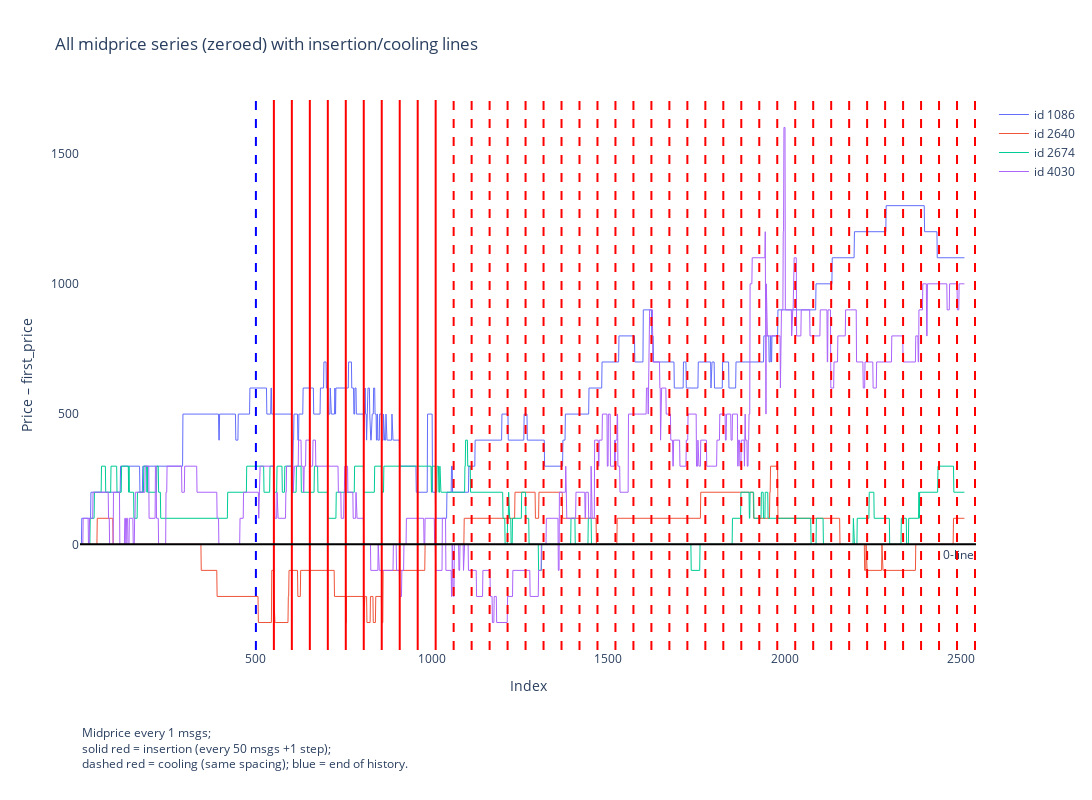

The notebook cell this image was saved under:
### Code cell
fig = plot_midprice_series_with_insertions(
    merged,
    all_series,
    x,
    hist_steps,
    gen_block,
    num_insertions,
    num_coolings,
    n_gen_msgs,
    midprice_step_size
)
fig.show()

### Figure 1 — Plotly figure (JSON) as saved in the notebook; plotly's stock layout.template omitted (floating-point values rounded to 4 significant figures; data arrays with more than 128 entries replaced by an {"elided": "..."} marker saying what was removed)
{"data": [{"hoverinfo": "skip", "line": {"width": 1}, "mode": "lines", "name": "id 1086", "opacity": 1, "type": "scatter", "x": {"elided": "2510 int values"}, "y": {"elided": "2510 int values"}}, {"hoverinfo": "skip", "line": {"width": 1}, "mode": "lines", "name": "id 2640", "opacity": 1, "type": "scatter", "x": {"elided": "2510 int values"}, "y": {"elided": "2510 int values"}}, {"hoverinfo": "skip", "line": {"width": 1}, "mode": "lines", "name": "id 2674", "opacity": 1, "type": "scatter", "x": {"elided": "2510 int values"}, "y": {"elided": "2510 int values"}}, {"hoverinfo": "skip", "line": {"width": 1}, "mode": "lines", "name": "id 4030", "opacity": 1, "type": "scatter", "x": {"elided": "2510 int values"}, "y": {"elided": "2510 int values"}}], "layout": {"annotations": [{"showarrow": false, "text": "0-line", "x": 1, "xanchor": "right", "xref": "x domain", "y": 0, "yanchor": "top", "yref": "y"}, {"align": "left", "showarrow": false, "text": "Midprice every 1 msgs;<br>solid red = insertion (every 50 msgs +1 step);<br>dashed red = cooling (same spacing); blue = end of history.", "x": 0, "xref": "paper", "y": -0.225, "yref": "paper"}], "height": 800, "hovermode": "x unified", "margin": {"b": 150}, "shapes": [{"line": {"color": "blue", "dash": "dash", "width": 2}, "type": "line", "x0": 500, "x1": 500, "xref": "x", "y0": 0, "y1": 1, "yref": "y domain"}, {"line": {"color": "red", "dash": "solid", "width": 2}, "type": "line", "x0": 551, "x1": 551, "xref": "x", "y0": 0, "y1": 1, "yref": "y domain"}, {"line": {"color": "red", "dash": "solid", "width": 2}, "type": "line", "x0": 602, "x1": 602, "xref": "x", "y0": 0, "y1": 1, "yref": "y domain"}, {"line": {"color": "red", "dash": "solid", "width": 2}, "type": "line", "x0": 653, "x1": 653, "xref": "x", "y0": 0, "y1": 1, "yref": "y domain"}, {"line": {"color": "red", "dash": "solid", "width": 2}, "type": "line", "x0": 704, "x1": 704, "xref": "x", "y0": 0, "y1": 1, "yref": "y domain"}, {"line": {"color": "red", "dash": "solid", "width": 2}, "type": "line", "x0": 755, "x1": 755, "xref": "x", "y0": 0, "y1": 1, "yref": "y domain"}, {"line": {"color": "red", "dash": "solid", "width": 2}, "type": "line", "x0": 806, "x1": 806, "xref": "x", "y0": 0, "y1": 1, "yref": "y domain"}, {"line": {"color": "red", "dash": "solid", "width": 2}, "type": "line", "x0": 857, "x1": 857, "xref": "x", "y0": 0, "y1": 1, "yref": "y domain"}, {"line": {"color": "red", "dash": "solid", "width": 2}, "type": "line", "x0": 908, "x1": 908, "xref": "x", "y0": 0, "y1": 1, "yref": "y domain"}, {"line": {"color": "red", "dash": "solid", "width": 2}, "type": "line", "x0": 959, "x1": 959, "xref": "x", "y0": 0, "y1": 1, "yref": "y domain"}, {"line": {"color": "red", "dash": "solid", "width": 2}, "type": "line", "x0": 1010, "x1": 1010, "xref": "x", "y0": 0, "y1": 1, "yref": "y domain"}, {"line": {"color": "red", "dash": "dash", "width": 2}, "type": "line", "x0": 1061, "x1": 1061, "xref": "x", "y0": 0, "y1": 1, "yref": "y domain"}, {"line": {"color": "red", "dash": "dash", "width": 2}, "type": "line", "x0": 1112, "x1": 1112, "xref": "x", "y0": 0, "y1": 1, "yref": "y domain"}, {"line": {"color": "red", "dash": "dash", "width": 2}, "type": "line", "x0": 1163, "x1": 1163, "xref": "x", "y0": 0, "y1": 1, "yref": "y domain"}, {"line": {"color": "red", "dash": "dash", "width": 2}, "type": "line", "x0": 1214, "x1": 1214, "xref": "x", "y0": 0, "y1": 1, "yref": "y domain"}, {"line": {"color": "red", "dash": "dash", "width": 2}, "type": "line", "x0": 1265, "x1": 1265, "xref": "x", "y0": 0, "y1": 1, "yref": "y domain"}, {"line": {"color": "red", "dash": "dash", "width": 2}, "type": "line", "x0": 1316, "x1": 1316, "xref": "x", "y0": 0, "y1": 1, "yref": "y domain"}, {"line": {"color": "red", "dash": "dash", "width": 2}, "type": "line", "x0": 1367, "x1": 1367, "xref": "x", "y0": 0, "y1": 1, "yref": "y domain"}, {"line": {"color": "red", "dash": "dash", "width": 2}, "type": "line", "x0": 1418, "x1": 1418, "xref": "x", "y0": 0, "y1": 1, "yref": "y domain"}, {"line": {"color": "red", "dash": "dash", "width": 2}, "type": "line", "x0": 1469, "x1": 1469, "xref": "x", "y0": 0, "y1": 1, "yref": "y domain"}, {"line": {"color": "red", "dash": "dash", "width": 2}, "type": "line", "x0": 1520, "x1": 1520, "xref": "x", "y0": 0, "y1": 1, "yref": "y domain"}, {"line": {"color": "red", "dash": "dash", "width": 2}, "type": "line", "x0": 1571, "x1": 1571, "xref": "x", "y0": 0, "y1": 1, "yref": "y domain"}, {"line": {"color": "red", "dash": "dash", "width": 2}, "type": "line", "x0": 1622, "x1": 1622, "xref": "x", "y0": 0, "y1": 1, "yref": "y domain"}, {"line": {"color": "red", "dash": "dash", "width": 2}, "type": "line", "x0": 1673, "x1": 1673, "xref": "x", "y0": 0, "y1": 1, "yref": "y domain"}, {"line": {"color": "red", "dash": "dash", "width": 2}, "type": "line", "x0": 1724, "x1": 1724, "xref": "x", "y0": 0, "y1": 1, "yref": "y domain"}, {"line": {"color": "red", "dash": "dash", "width": 2}, "type": "line", "x0": 1775, "x1": 1775, "xref": "x", "y0": 0, "y1": 1, "yref": "y domain"}, {"line": {"color": "red", "dash": "dash", "width": 2}, "type": "line", "x0": 1826, "x1": 1826, "xref": "x", "y0": 0, "y1": 1, "yref": "y domain"}, {"line": {"color": "red", "dash": "dash", "width": 2}, "type": "line", "x0": 1877, "x1": 1877, "xref": "x", "y0": 0, "y1": 1, "yref": "y domain"}, {"line": {"color": "red", "dash": "dash", "width": 2}, "type": "line", "x0": 1928, "x1": 1928, "xref": "x", "y0": 0, "y1": 1, "yref": "y domain"}, {"line": {"color": "red", "dash": "dash", "width": 2}, "type": "line", "x0": 1979, "x1": 1979, "xref": "x", "y0": 0, "y1": 1, "yref": "y domain"}, {"line": {"color": "red", "dash": "dash", "width": 2}, "type": "line", "x0": 2030, "x1": 2030, "xref": "x", "y0": 0, "y1": 1, "yref": "y domain"}, {"line": {"color": "red", "dash": "dash", "width": 2}, "type": "line", "x0": 2081, "x1": 2081, "xref": "x", "y0": 0, "y1": 1, "yref": "y domain"}, {"line": {"color": "red", "dash": "dash", "width": 2}, "type": "line", "x0": 2132, "x1": 2132, "xref": "x", "y0": 0, "y1": 1, "yref": "y domain"}, {"line": {"color": "red", "dash": "dash", "width": 2}, "type": "line", "x0": 2183, "x1": 2183, "xref": "x", "y0": 0, "y1": 1, "yref": "y domain"}, {"line": {"color": "red", "dash": "dash", "width": 2}, "type": "line", "x0": 2234, "x1": 2234, "xref": "x", "y0": 0, "y1": 1, "yref": "y domain"}, {"line": {"color": "red", "dash": "dash", "width": 2}, "type": "line", "x0": 2285, "x1": 2285, "xref": "x", "y0": 0, "y1": 1, "yref": "y domain"}, {"line": {"color": "red", "dash": "dash", "width": 2}, "type": "line", "x0": 2336, "x1": 2336, "xref": "x", "y0": 0, "y1": 1, "yref": "y domain"}, {"line": {"color": "red", "dash": "dash", "width": 2}, "type": "line", "x0": 2387, "x1": 2387, "xref": "x", "y0": 0, "y1": 1, "yref": "y domain"}, {"line": {"color": "red", "dash": "dash", "width": 2}, "type": "line", "x0": 2438, "x1": 2438, "xref": "x", "y0": 0, "y1": 1, "yref": "y domain"}, {"line": {"color": "red", "dash": "dash", "width": 2}, "type": "line", "x0": 2489, "x1": 2489, "xref": "x", "y0": 0, "y1": 1, "yref": "y domain"}, {"line": {"color": "red", "dash": "dash", "width": 2}, "type": "line", "x0": 2540, "x1": 2540, "xref": "x", "y0": 0, "y1": 1, "yref": "y domain"}, {"line": {"color": "black", "dash": "solid", "width": 2}, "type": "line", "x0": 0, "x1": 1, "xref": "x domain", "y0": 0, "y1": 0, "yref": "y"}], "title": {"text": "All midprice series (zeroed) with insertion/cooling lines"}, "width": 1200, "xaxis": {"showgrid": false, "title": {"text": "Index"}}, "yaxis": {"showgrid": false, "title": {"text": "Price – first_price"}}}}
